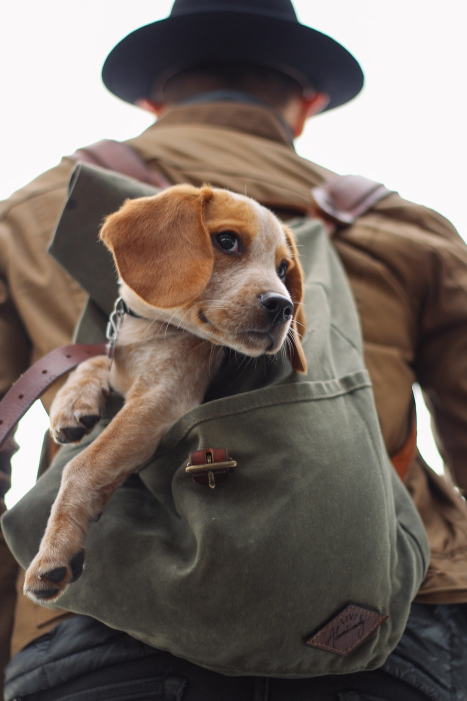
#> input picture openCV/Computer-Vision-with-Python/DATA/dog_backpack.jpg, 934 x 1401 px (shown at 1/2 size)
$ jupyter execute 04-Image-Basics-Assessment.ipynb   (shell and % lines are left out)
#> lines starting #> are read from the running program, lines starting #| are printed output that depends on the picture
<a href="https://www.pieriandata.com"></a>

# Image Basics Assessment

## Complete the Tasks in bold below. Keep in mind, you may need to run some of these tasks as Python scripts.

----------
#### TASK: Open the *dog_backpack.jpg* image from the DATA folder and display it in the notebook. Make sure to correct for the RGB order.

[cell 1]
import numpy
import cv2
import PIL
import matplotlib.pyplot as plt

[cell 2]
img = cv2.imread("../DATA/dog_backpack.jpg")
#> img is the input picture: shape (1401, 934, 3); mean B, G, R 99.5, 106.7, 118.1
plt.imshow (img)

[cell 3]
fix_img = cv2.cvtColor(img,cv2.COLOR_BGR2RGB)
plt.imshow(fix_img)

#### TASK: Flip the image upside down and display it in the notebook.

[cell 4]
plt.imshow(cv2.flip(fix_img,0))
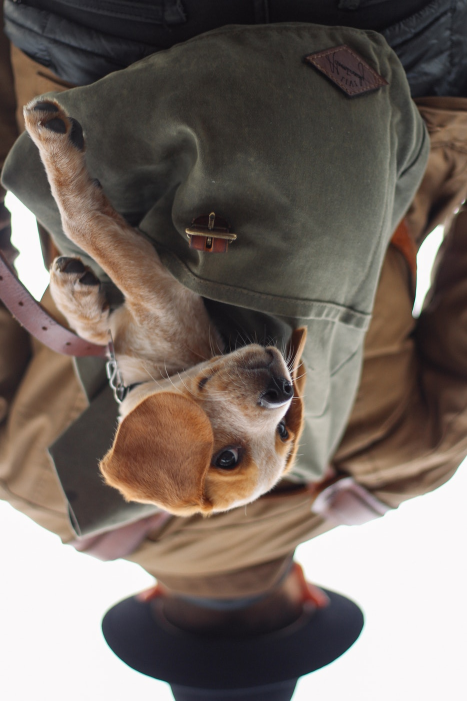
#> shown: shape (1401, 934, 3) (shown at 1/2 size); mean R, G, B 118.1, 106.7, 99.5

#### TASK: Draw an empty RED rectangle around the dogs face and display the image in the notebook.

[cell 5]
rec1 = cv2.rectangle(fix_img,pt1=(200,400),pt2=(550,700),color=(255,0,0),thickness=10)
plt.imshow(rec1)
# cv2.imshow("rec1",rec1)
# cv2.waitKey(0)
# cv2.destroyAllWindows()


$ run again, with openCV/Computer-Vision-with-Python/DATA/00-puppy.jpg copied over openCV/Computer-Vision-with-Python/DATA/dog_backpack.jpg
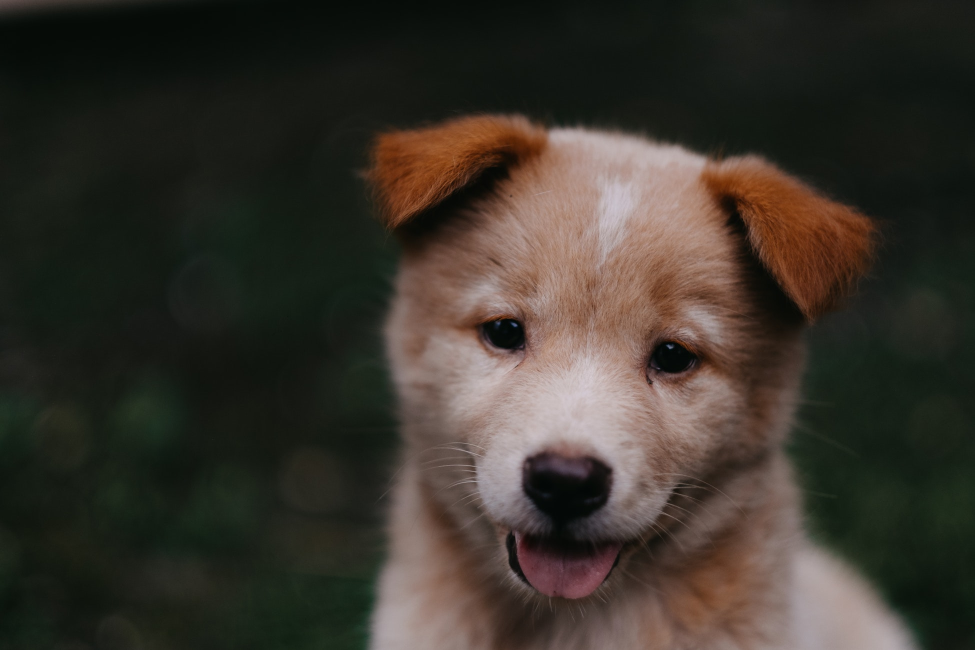
#> input picture openCV/Computer-Vision-with-Python/DATA/00-puppy.jpg, 1950 x 1300 px (shown at 1/2 size)
#> img is the input picture: shape (1300, 1950, 3); mean B, G, R 43.8, 51.8, 57.3
#> `[cell 4] plt.imshow(cv2.flip(fix_img,0))`:
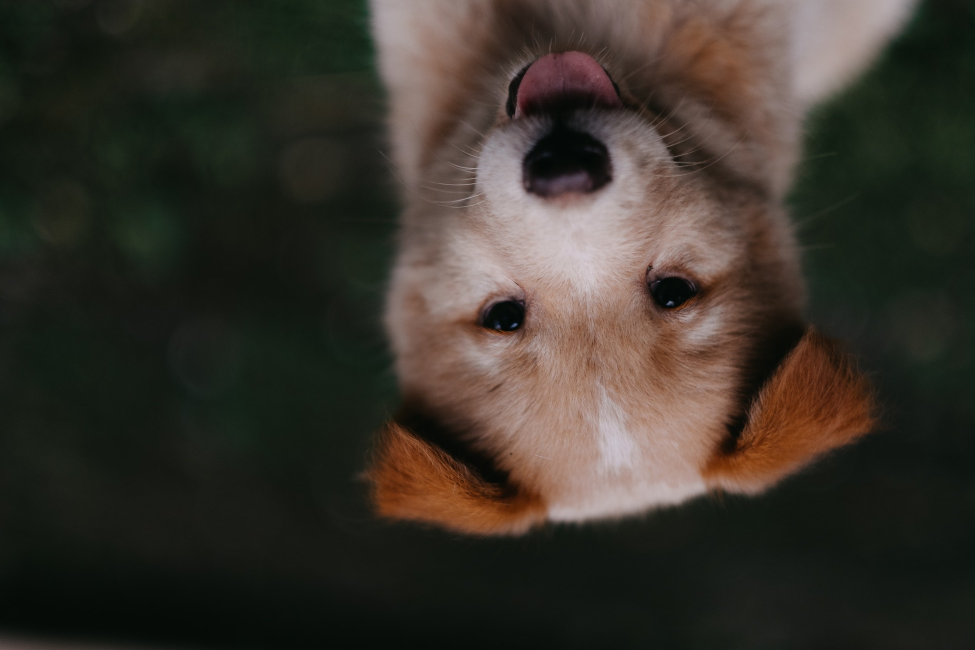
#> shown: shape (1300, 1950, 3) (shown at 1/2 size); mean R, G, B 57.3, 51.8, 43.8

$ run again, with openCV/Computer-Vision-with-Python/DATA/Denis_Mukwege.jpg copied over openCV/Computer-Vision-with-Python/DATA/dog_backpack.jpg
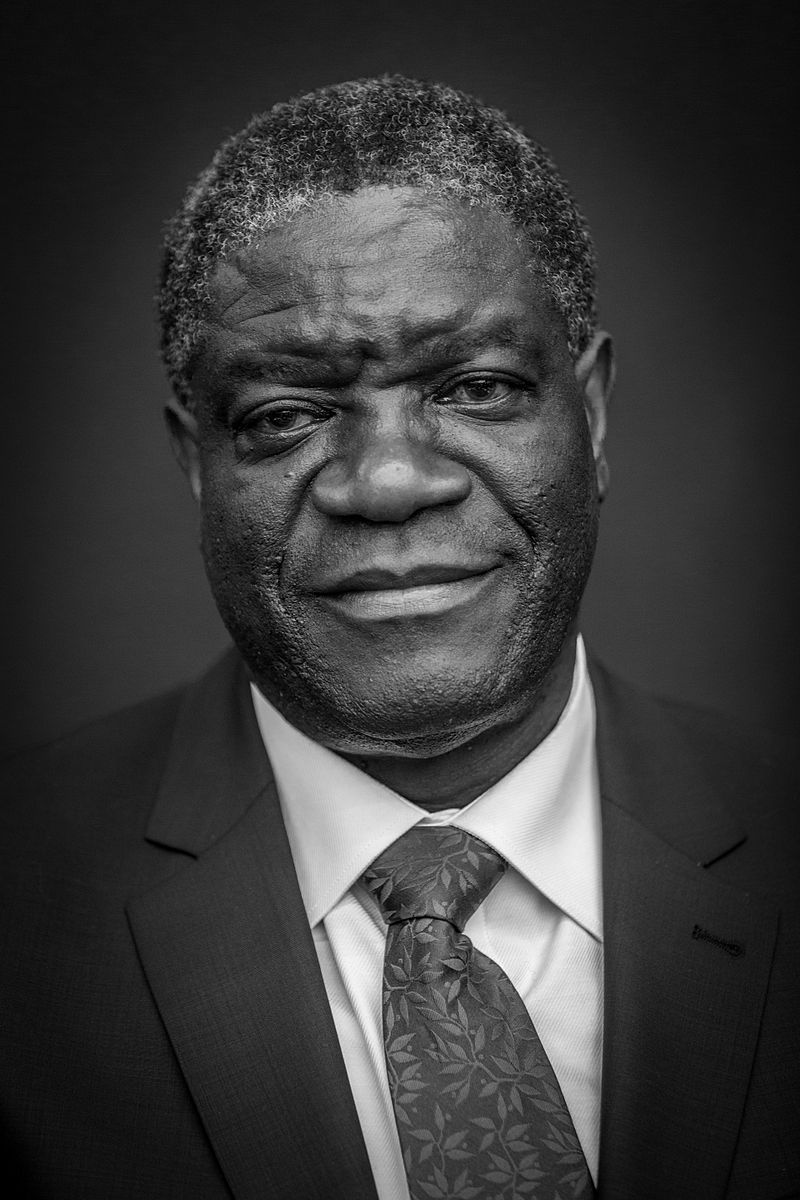
#> input picture openCV/Computer-Vision-with-Python/DATA/Denis_Mukwege.jpg, 800 x 1200 px
#> img is the input picture: shape (1200, 800, 3); min 0, max 255, mean 58.8
#> `[cell 4] plt.imshow(cv2.flip(fix_img,0))`:
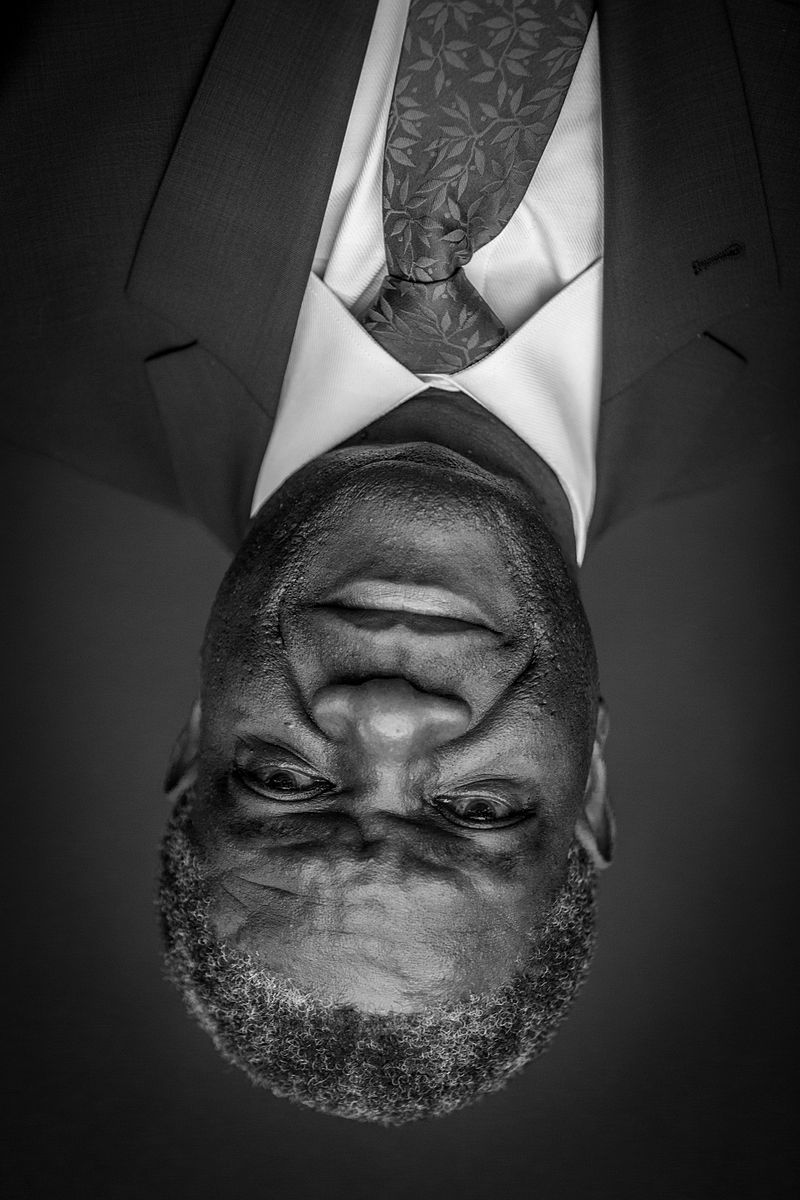
#> shown: shape (1200, 800, 3); min 0, max 255, mean 58.8

$ run again, with openCV/Computer-Vision-with-Python/DATA/Nadia_Murad.jpg copied over openCV/Computer-Vision-with-Python/DATA/dog_backpack.jpg
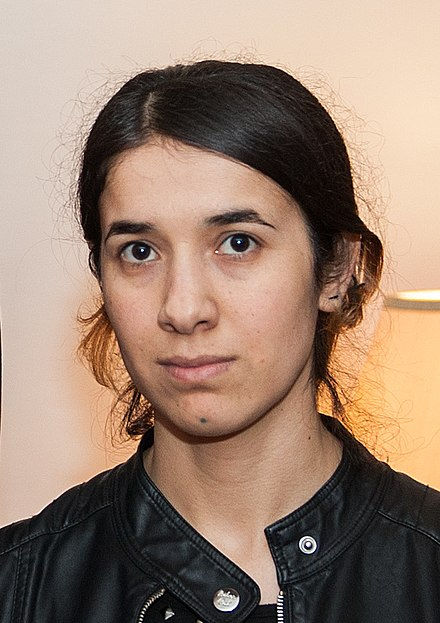
#> input picture openCV/Computer-Vision-with-Python/DATA/Nadia_Murad.jpg, 440 x 623 px
#> img is the input picture: shape (623, 440, 3); mean B, G, R 112.7, 129.2, 153.8
#> `[cell 4] plt.imshow(cv2.flip(fix_img,0))`:
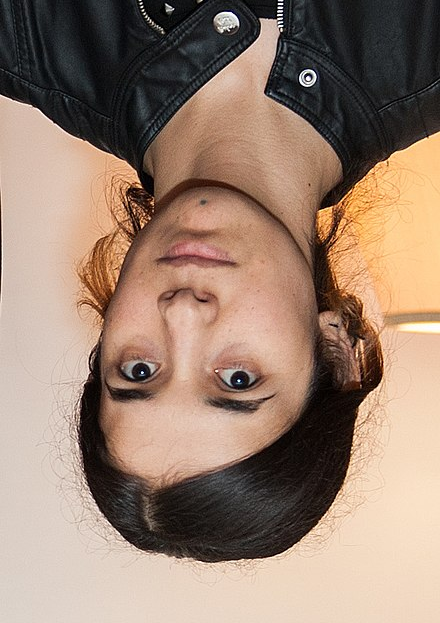
#> shown: shape (623, 440, 3); mean R, G, B 153.8, 129.2, 112.7
